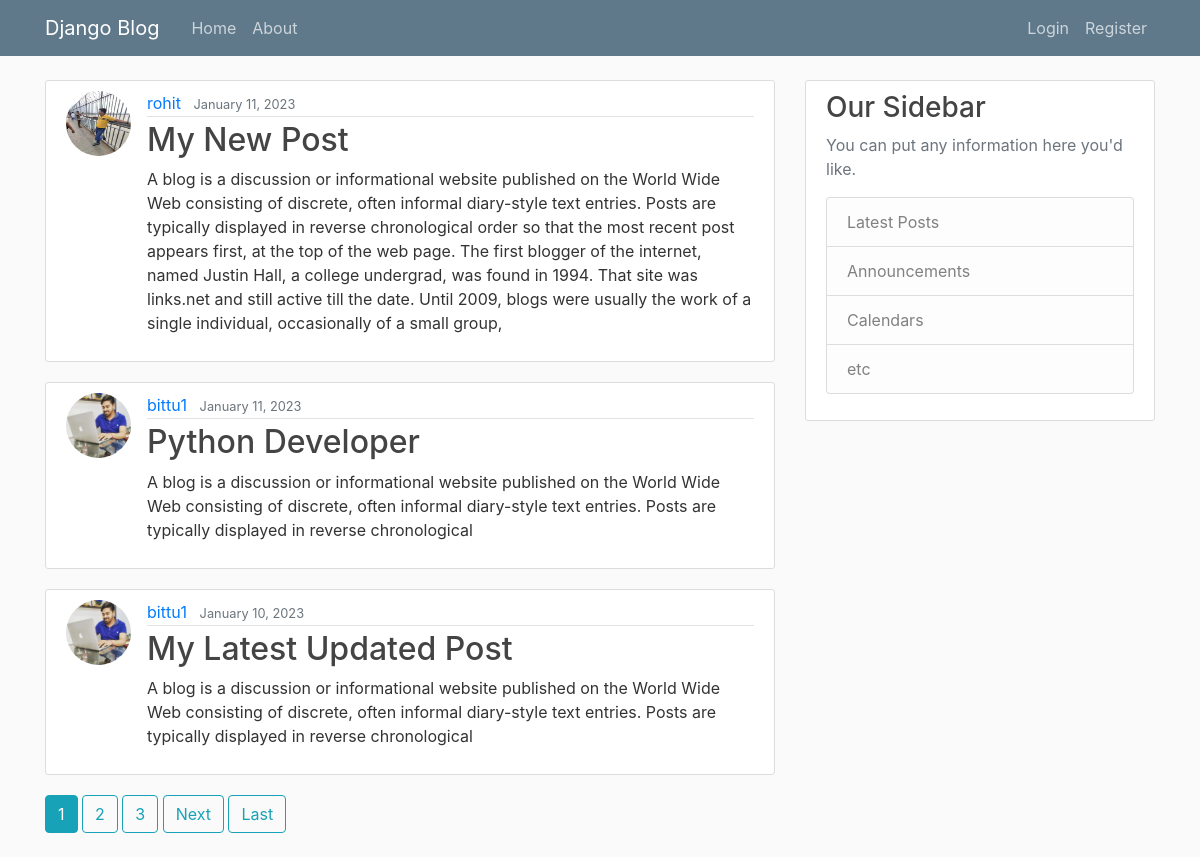
The page / on the database its author committed.
### blog/models.py (models this page shows, shortened)
class Post(models.Model):
    title = models.CharField(max_length=100)
    content = models.TextField()
    date_posted = models.DateTimeField(default=timezone.now)
    author = models.ForeignKey(User,on_delete=models.CASCADE)

### users/models.py (models this page shows, shortened)
class Profile(models.Model):
    user = models.OneToOneField(User,on_delete=models.CASCADE)
    image = models.ImageField(default='default.jpg',upload_to='profile_pics')

### blog/views.py (the view)
# urls.py: path('',PostListView.as_view(), name='blog-home'),
class PostListView(ListView):
    model = Post
    template_name = 'home.html'
    context_object_name = 'posts'
    ordering =  ['-date_posted']
    paginate_by = 3

### templates/home.html (shortened to what this page needs)
{% extends "base.html" %}
{% block content %}
    {% for post in posts %}
        <article class="media content-section">
        <img class = "rounded-circle article-img" src="{{post.author.profile.image.url}}">
          <div class="media-body">
            <div class="article-metadata">
              <a class="mr-2" href="{% url 'user-posts' post.author.username %}">{{ post.author }}</a>
              <small class="text-muted">{{ post.date_posted|date:"F d, Y"}}</small>
            </div>
            <h2><a class="article-title" href="{% url 'post-detail' post.id %}">{{ post.title }}</a></h2>
            <p class="article-content">{{ post.content }}</p>
          </div>
        </article>
    {% endfor %}
    {% if is_paginated %}
        {% for num in page_obj.paginator.page_range %}
          {% if page_obj.number == num%}
            <a class="btn btn-info mb-4" href="?page={{num}}">{{num}}</a>
          {% elif num > page_obj.number|add:'-3' and num < page_obj.number|add:'3'%}
          <a class="btn btn-outline-info mb-4" href="?page={{num}}">{{num}}</a>
          {% endif %}
        {% endfor %}
        {% if page_obj.has_next %}
        <a class="btn btn-outline-info mb-4" href="?page={{page_obj.next_page_number}}">Next</a>
        <a class="btn btn-outline-info mb-4" href="?page={{ page_obj.paginator.num_pages }}">Last</a>
      {% endif %}
    {% endif %}
{% endblock content %}

### templates/base.html (shortened to what this page needs)
{% load static %}
<!DOCTYPE html>
<html>
<head>
    <link rel="stylesheet" href="https://maxcdn.bootstrapcdn.com/bootstrap/4.0.0/css/bootstrap.min.css">
    <link rel="stylesheet" type="text/css" href="{% static 'blog/main.css' %}">
</head>
<body>
    <header class="site-header">
      <nav class="navbar navbar-expand-md navbar-dark bg-steel fixed-top">
        <div class="container">
          <a class="navbar-brand mr-4" href="{% url 'blog-home' %}">Django Blog</a>
          <div class="collapse navbar-collapse" id="navbarToggle">
            <div class="navbar-nav mr-auto">
              <a class="nav-item nav-link" href="{% url 'blog-home' %}">Home</a>
              <a class="nav-item nav-link" href="{% url 'blog-about' %}">About</a>
            </div>
            <div class="navbar-nav">
              {% if user.is_authenticated %}
                <a class="nav-item nav-link" href="{% url 'post-create' %}">New Post</a>
                <a class="nav-item nav-link" href="{% url 'profile' %}">profile</a>
                <a class="nav-item nav-link" href="{% url 'logout' %}">Logout</a>
              {% else %}
                <a class="nav-item nav-link" href="{% url 'login' %}">Login</a>
                <a class="nav-item nav-link" href="{% url 'register' %}">Register</a>
              {% endif %}
            </div>
          </div>
        </div>
      </nav>
    </header>
    <main role="main" class="container">
      <div class="row">
        <div class="col-md-8">
          {% block content %}{% endblock %}
        </div>
        <div class="col-md-4">
          <div class="content-section">
            <h3>Our Sidebar</h3>
            <p class='text-muted'>You can put any information here you'd like.
              <ul class="list-group">
                <li class="list-group-item list-group-item-light">Latest Posts</li>
                <li class="list-group-item list-group-item-light">Announcements</li>
                <li class="list-group-item list-group-item-light">Calendars</li>
                <li class="list-group-item list-group-item-light">etc</li>
              </ul>
            </p>
          </div>
        </div>
      </div>
    </main>
</body>
</html>

### blog/static/blog/main.css (style rules this page uses)
body { background: #fafafa; color: #333333; margin-top: 5rem; }
h1, h2, h3, h4, h5, h6 { color: #444444; }
ul { margin: 0; }
.bg-steel { background-color: #5f788a; }
.site-header .navbar-nav .nav-link { color: #cbd5db; }
.content-section { background: #ffffff; padding: 10px 20px; border: 1px solid #dddddd; border-radius: 3px; margin-bottom: 20px; }
.article-title { color: #444444; }
.article-content { white-space: pre-line; }
.article-img { height: 65px; width: 65px; margin-right: 16px; }
.article-metadata { padding-bottom: 1px; margin-bottom: 4px; border-bottom: 1px solid #e3e3e3 }

### rows shown on the page
Post: author.profile.image (picture), author "rohit", date_posted "January 11, 2023", title "My New Post", content "A blog is a discussion or informational website published on the World Wide Web consisting of discrete, often informal diary-style text entries. Posts are typically displayed in reverse chronological order so that the most recent post appears first, at the top of the web page. The first blogger of the internet, named Justin Hall, a college undergrad, was found in 1994. That site was links.net and still active till the date. Until 2009, blogs were usually the work of a single individual, occasionally of a small group,"
Post: author.profile.image (picture), author "bittu1", date_posted "January 11, 2023", title "Python Developer", content "A blog is a discussion or informational website published on the World Wide Web consisting of discrete, often informal diary-style text entries. Posts are typically displayed in reverse chronological"
Post: author.profile.image (picture), author "bittu1", date_posted "January 10, 2023", title "My Latest Updated Post", content "A blog is a discussion or informational website published on the World Wide Web consisting of discrete, often informal diary-style text entries. Posts are typically displayed in reverse chronological"

### other values the page prints
{{ num }} "1"
{{ num }} "2" "3"
